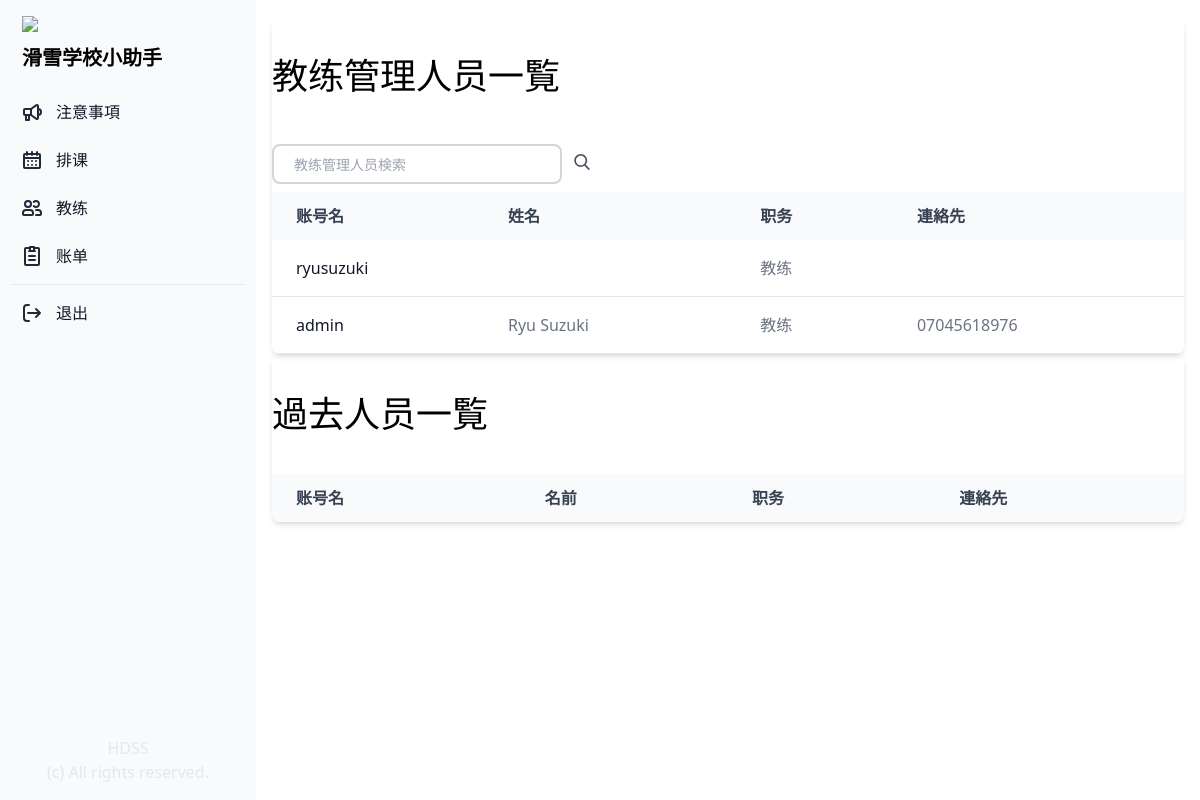
/profile_list/ (signed in), run on an earlier commit of the app's database.
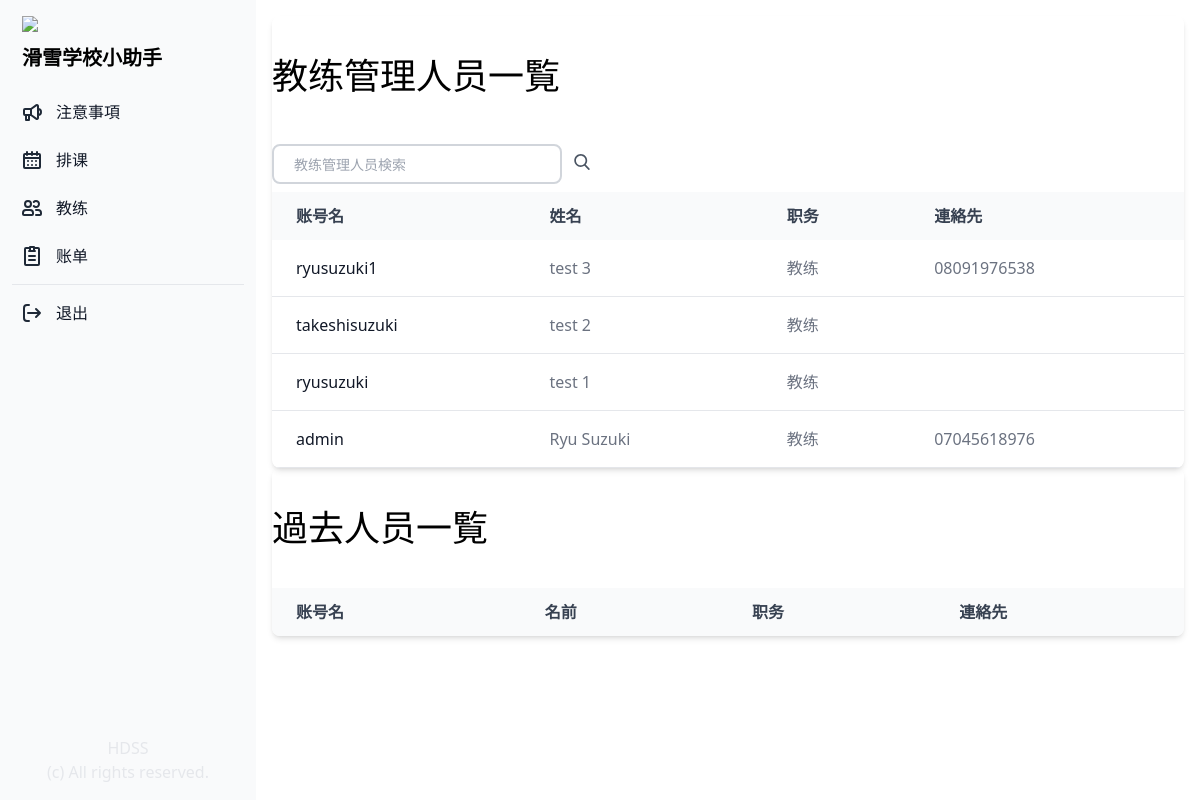
And on a later commit of the database.
### manager_app/models.py (models this page shows, shortened)
class Profile(models.Model):
    COLORS = (
        ('#808080', '灰色'),
        ('#ff6961', '赤色'),
        ('#ffb480', '橙色'),
        ('#f8f38d', '黄色'),
        ('#42d6a4', '緑色'),
        ('#08cad1', '水色'),
        ('#59adf6', '青色'),
        ('#9d94ff', '紫色'),
        ('#c780e8', '桃色'),
    )
    TYPE = (
        ('管理', '管理'),
        ('教练', '教练'),
        ('其他', '其他'),
    )
    SKI = (
        ('双板无极', '双板无极'),
        ('双板1级', '双板1级'),
        ('双板2级', '双板2级'),
        ('双板3级', '双板3级'),
        ('双板4级', '双板4级'),
    )
    SNOWBOARD = (
        ('单板无极', '单板无极'),
        ('单板1级', '单板1级'),
        ('单板2级', '单板2级'),
        ('单板3级', '单板3级'),
        ('单板4级', '单板4级'),
    )
    SKI_SYSTEM = (
        ('加拿大', '加拿大'),
        ('新西兰', '新西兰'),
        ('澳洲', '澳洲'),
        ('日本', '日本'),
        ('其他', '其他'),
        ('无', '无'),
    )
    SNOWBOARD_SYSTEM = (
        ('加拿大', '加拿大'),
        ('新西兰', '新西兰'),
        ('澳洲', '澳洲'),
        ('日本', '日本'),
        ('其他', '其他'),
        ('无', '无'),
    )
    YEAR_CHOICES = (
        ('1年', '1年'),
        ('2年', '2年'),
        ('3年', '3年'),
        ('4年', '4年'),
        ('5年以上', '5年以上'),
    )
    FARE_PECENTAGE = (
        ('20%', '20%'),
        ('21.5%', '21.5%'),
        ('23%', '23%'),
        ('24.5%', '24.5%'),
        ('26%', '26%'),
        ('30%', '30%'),
        ('31.5%', '31.5%'),
        ('33%', '33%'),
        ('34.5%', '34.5%'),
        ('36%', '36%'),
        ('40%', '40%'),
        ('41.5%', '41.5%'),
        ('43%', '43%'),
        ('44.5%', '44.5%'),
        ('46%', '46%'),
    )
    FULL_ATTENDANCE = (
        ('3%', '3%'),
        ('0%', '0%'),
    )
    CUSTOMERS_EVALUATION = (
        ('2%', '2%'),
        ('0%', '0%'),
    )
    COMPANY_EVALUATION = (
        ('5%', '5%'),
        ('0%', '0%'),
    )
    user = models.OneToOneField(User, on_delete=models.CASCADE)
    birthday = models.DateField("生年月日", blank=True, null=True)
    color = models.CharField("教练色", max_length=30, choices=COLORS)
    contract_type = models.CharField("职务", max_length=50, choices=TYPE, default='教练')
    fullname = models.CharField("姓名", max_length=20, blank=True)
    phone = models.CharField("電話", max_length=20, blank=True)
    email = models.CharField("邮箱", max_length=50, blank=True)
    wechat = models.CharField("微信", max_length=20, blank=True)
    whatsapp = models.CharField("Whatsapp", max_length=20, blank=True)
    line = models.CharField("LINE", max_length=20, blank=True)
    ski_system = models.CharField("双板体系", max_length=50, choices=SKI_SYSTEM, default='加拿大')
    snowboard_system = models.CharField("单板体系", max_length=50, choices=SNOWBOARD_SYSTEM, default='加拿大')
    ski = models.CharField("级别", max_length=50, choices=SKI, default='双板1级')
    snowboard = models.CharField("级别", max_length=50, choices=SNOWBOARD, default='单板1级')
    accommodation = models.CharField("宿舍", max_length=20, blank=True)
    years_choices = models.CharField("経験年数", choices=YEAR_CHOICES, default='1年')
    fare_percentage = models.CharField("提成比率", max_length=50, choices=FARE_PECENTAGE, default='20%')
    full_attendance = models.CharField("全勤提成", max_length=50, choices=FULL_ATTENDANCE, default='3%')
    customers_evaluation = models.CharField("客人評価", max_length=50, choices=CUSTOMERS_EVALUATION, default='2%')
    company_evaluation = models.CharField("公司評価", max_length=50, choices=COMPANY_EVALUATION, default='5%')
    note = models.CharField("備考", max_length=500, blank=True)
    is_active = models.BooleanField("現役中", default=True)
    date_created = models.DateTimeField("作成日", auto_now_add=True)
    updated_at = models.DateTimeField("更新日", auto_now=True)

### manager_app/views.py (the view)
# urls.py: path('profile_list/', views.profile_list, name="profile_list"),
@login_required(login_url='/login_user/')
def profile_list(request):
    if request.user.is_authenticated:
        profiles = Profile.objects.all().order_by('-date_created')
        contract = request.user.profile.contract_type
        if request.method == "POST":
            keyword = request.POST['keyword']
            result_list = Profile.objects.filter(fullname__contains=keyword).order_by('-date_created')
            return render(request, "profile/profile_search_list.html", {"result_list": result_list, "keyword": keyword})
        else:
            return render(request, "profile/profile_list.html", { "profiles": profiles, "contract": contract })
    else:
        return redirect('login_user')

### manager_app/templates/profile/profile_list.html (shortened to what this page needs)
{% extends "base.html" %}
{% block content %}
<div class="p-4 sm:ml-64">
    {% if contract == "下請け" %}
    {% else %}
    <div class="relative overflow-x-auto shadow-md sm:rounded-lg">
        <div class="px-auto">
            <h1 class="text-4xl py-10">教练管理人员一覧
            </h1>
            <form class="py-2 relative mx-auto text-gray-600" method="post">
                <input class="border-2 border-gray-300 bg-white h-10 px-5 pr-16 rounded-lg text-sm focus:outline-none"
                    type="search" name="keyword" placeholder="教练管理人员検索">
                <button type="submit" class="m-auto px-2">
                </button>
            </form>
        </div>
        <table class="w-full text-normal text-left rtl:text-right text-gray-500 dark:text-gray-400">
            <thead
                class="text-normal text-gray-700 uppercase bg-gray-50 whitespace-nowrap dark:bg-gray-700 dark:text-gray-400">
                <tr>
                    <th scope="col" class="px-6 py-3">
                        账号名
                    </th>
                    <th scope="col" class="px-6 py-3">
                        姓名
                    </th>
                    <th scope="col" class="px-6 py-3">
                        职务
                    </th>
                    <th scope="col" class="px-6 py-3">
                        連絡先
                    </th>
                </tr>
            </thead>
            <tbody>
                {% for profile in profiles %}
                {% if profile.is_active == True %}
                <tr class="border-b">
                    <th scope="row" class="pl-6 pr-3 py-4 font-medium whitespace-nowrap text-gray-900">
                        {{ profile.user }}
                    </th>
                    <td class="px-6 py-4 whitespace-nowrap">
                        {{ profile.fullname }}
                    </td>
                    <td class="px-6 py-4 whitespace-nowrap">
                        {{ profile.contract_type }}
                    </td>
                    <td class="px-6 py-4 whitespace-nowrap">
                        {{ profile.phone }}
                    </td>
                </tr>
                {% endif %}
                {% endfor %}
            </tbody>
        </table>
    </div>
    <div class="relative overflow-x-auto shadow-md sm:rounded-lg">
        <div class="px-auto">
            <h1 class="text-4xl py-10">過去人员一覧</h1>
        </div>
        <table class="w-full text-normal text-left rtl:text-right text-gray-500 dark:text-gray-400">
            <thead
                class="text-normal text-gray-700 uppercase bg-gray-50 whitespace-nowrap dark:bg-gray-700 dark:text-gray-400">
                <tr>
                    <th scope="col" class="px-6 py-3">
                        账号名
                    </th>
                    <th scope="col" class="px-6 py-3">
                        名前
                    </th>
                    <th scope="col" class="px-6 py-3">
                        职务
                    </th>
                    <th scope="col" class="px-6 py-3">
                        連絡先
                    </th>
                </tr>
            </thead>
        </table>
    </div>
    {% endif %}
</div>
{% endblock content %}

What changed in the data, as far as the page shows it:
added Profile: user "ryusuzuki1", fullname "test 3", contract_type "教练", phone "08091976538"
added Profile: user "takeshisuzuki", fullname "test 2", contract_type "教练"
changed Profile "ryusuzuki": fullname (not shown) → "test 1"
